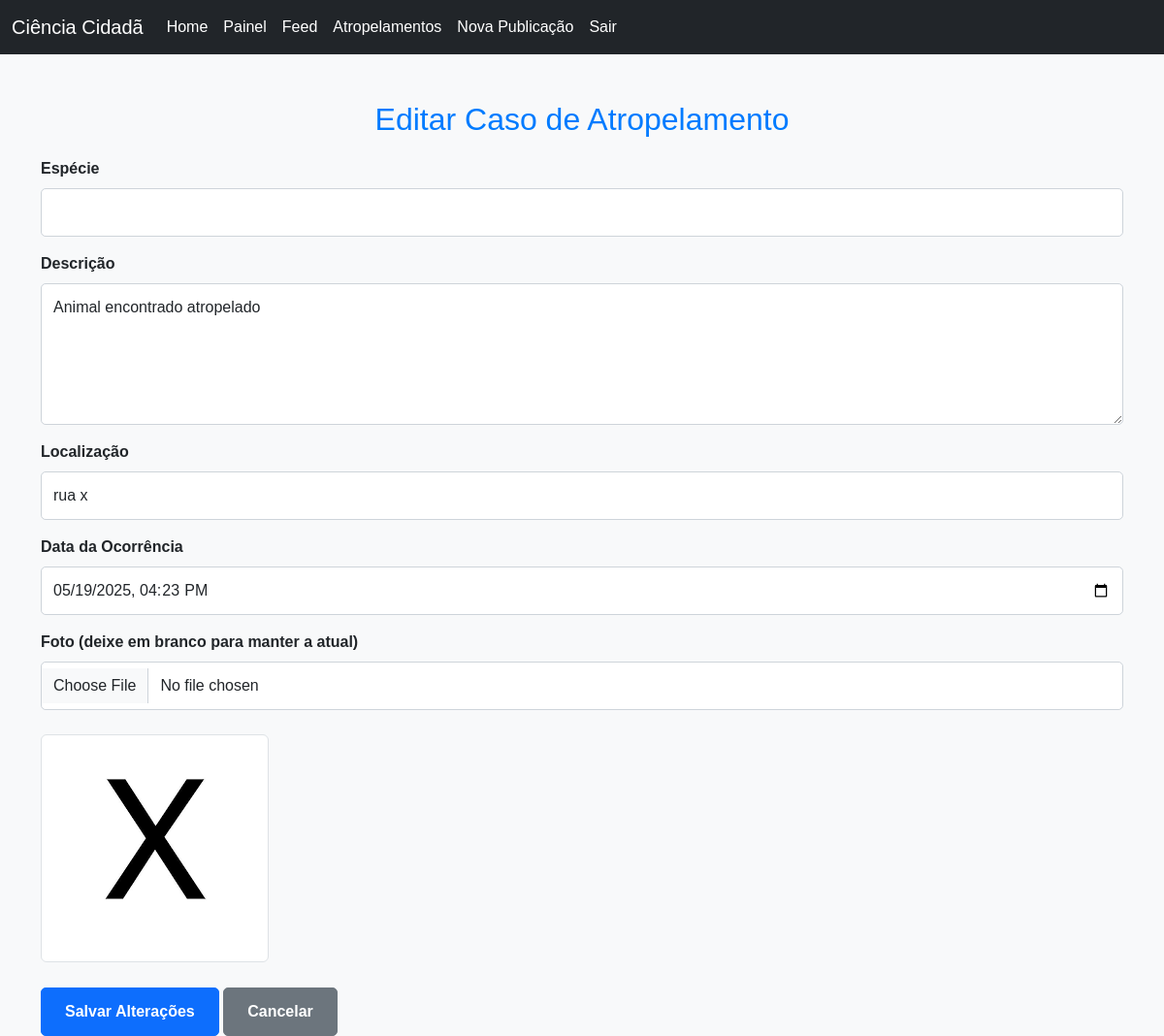
Page /editar_atropelamento.php?id=8 (signed in) on the committed database.
### tables this page shows
CREATE TABLE `atropelamentos` (
  `id` int(11) NOT NULL,
  `usuario_id` int(11) NOT NULL,
  `data_ocorrencia` datetime NOT NULL,
  `localizacao` varchar(255) DEFAULT NULL,
  `especie` varchar(255) DEFAULT NULL,
  `descricao` text DEFAULT NULL,
  `caminho_foto` varchar(255) DEFAULT NULL,
  `data_postagem` timestamp NOT NULL DEFAULT current_timestamp(),
  `categoria` varchar(50) DEFAULT NULL,
  `sub_categoria` varchar(100) DEFAULT NULL
);

### editar_atropelamento.php (the view, shortened to what this page needs)
<?php
include 'conexao.php';
$atropelamento_id = $_GET['id'];
$stmt = $conn->prepare("SELECT * FROM atropelamentos WHERE id = ? AND usuario_id = ?");
$stmt->bind_param("ii", $atropelamento_id, $_SESSION['usuario_id']);
$stmt->execute();
$resultado = $stmt->get_result();
$atropelamento = $resultado->fetch_assoc();
?>
<!DOCTYPE html>
<html lang="pt-br">
<head>
    <link href="https://cdn.jsdelivr.net/npm/bootstrap@5.3.0/dist/css/bootstrap.min.css" rel="stylesheet">
    <link rel="stylesheet" href="css/editar_atropelamento.css">
</head>
<body>
    <nav class="navbar navbar-expand-lg navbar-dark bg-dark">
        <div class="container-fluid">
            <a class="navbar-brand" href="#">Ciência Cidadã</a>
            <div class="collapse navbar-collapse" id="navbarNavAltMarkup">
                <div class="navbar-nav">
                    <a class="nav-link" href="home.html">Home</a>
                    <a class="nav-link" href="painel_usuario.php">Painel</a>
                    <a class="nav-link" href="feed_user.php">Feed</a>
                    <a class="nav-link" href="feed_atropelamentos.php">Atropelamentos</a>
                    <a class="nav-link" href="publicar.php">Nova Publicação</a>
                    <a class="nav-link" href="logout.php">Sair</a>
                </div>
            </div>
        </div>
    </nav>
    <div class="container mt-5">
        <h2>Editar Caso de Atropelamento</h2>
        <form method="POST" enctype="multipart/form-data">
            <div class="mb-3">
                <label for="especie" class="form-label">Espécie</label>
                <input type="text" class="form-control" id="especie" name="especie" value="<?= htmlspecialchars($atropelamento['especie']) ?>" required>
            </div>
            <div class="mb-3">
                <label for="descricao" class="form-label">Descrição</label>
                <textarea class="form-control" id="descricao" name="descricao" rows="5" required><?= htmlspecialchars($atropelamento['descricao']) ?></textarea>
            </div>
            <div class="mb-3">
                <label for="localizacao" class="form-label">Localização</label>
                <input type="text" class="form-control" id="localizacao" name="localizacao" value="<?= htmlspecialchars($atropelamento['localizacao']) ?>">
            </div>
            <div class="mb-3">
                <label for="data_ocorrencia" class="form-label">Data da Ocorrência</label>
                <input type="datetime-local" class="form-control" id="data_ocorrencia" name="data_ocorrencia" value="<?= str_replace(' ', 'T', htmlspecialchars($atropelamento['data_ocorrencia'])) ?>">
            </div>
            <div class="mb-3">
                <label for="foto" class="form-label">Foto (deixe em branco para manter a atual)</label>
                <input type="file" class="form-control" id="foto" name="foto">
                <?php if (!empty($atropelamento['caminho_foto']) && file_exists($atropelamento['caminho_foto'])): ?>
                    <img src="<?= htmlspecialchars($atropelamento['caminho_foto']) ?>" alt="Foto atual" class="img-thumbnail">
                <?php endif; ?>
            </div>
            <button type="submit" class="btn btn-primary">Salvar Alterações</button>
            <a href="painel_usuario.php" class="btn btn-secondary">Cancelar</a>
        </form>
    </div>
</body>
</html>

### css/editar_atropelamento.css (style rules this page uses)
body { background-color: #f8f9fa; font-family: sans-serif; }
.navbar { background-color: #343a40; }
.navbar-brand { color: white; }
.navbar-nav .nav-link { color: white; }
.container { margin-top: 20px; }
h2 { color: #007bff; margin-bottom: 20px; text-align: center; }
.form-label { font-weight: bold; }
.form-control { border-radius: 5px; padding: 0.75rem; margin-bottom: 15px; border: 1px solid #ced4da; }
.btn-primary, .btn-secondary { border-radius: 5px; padding: 0.75rem 1.5rem; font-weight: bold; margin-top: 10px; }
img { max-width: 100%; height: auto; border-radius: 5px; margin-top: 10px; }

### rows in the picture
atropelamentos: descricao "Animal encontrado atropelado", localizacao "rua x", data_ocorrencia "05/19/2025 16:23", caminho_foto (picture)
